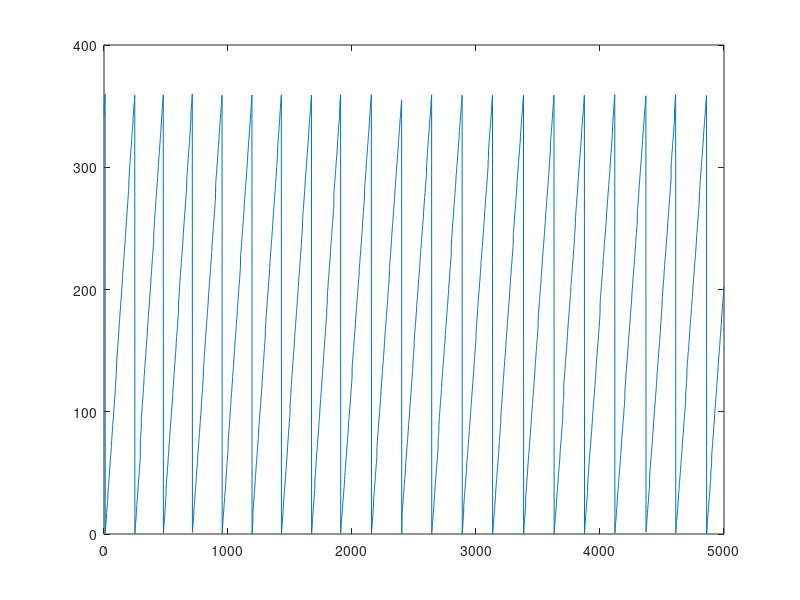

The MATLAB source for this figure: (Note: this script raises an error after producing the figure.)
clear
clc
% close all

pontos = importdata('B1495.TXT');
pontos1 = pontos(195:483, 1:2);
pontos2 = pontos(484:770, 1:2);
pontos3 = pontos(790:797, 1:2);
% 15.6
% 15.65
% 15.7
figure;
plot(pontos(:, 2));

theta = pontos(:,2);
rho = pontos(:,1);
figure;
polarplot(deg2rad(theta), rho);

% theta1 = pontos1(:,2);
% rho1 = pontos1(:,1);
% figure;
% polar(deg2rad(theta1), rho1);
% 
% hold on;
% 
% theta2 = pontos2(:,2);
% rho2 = pontos2(:,1);
% polar(deg2rad(theta2), rho2);
% 
% theta3 = pontos3(:,2);
% rho3 = pontos3(:,1);
% polar(deg2rad(theta3), rho3);